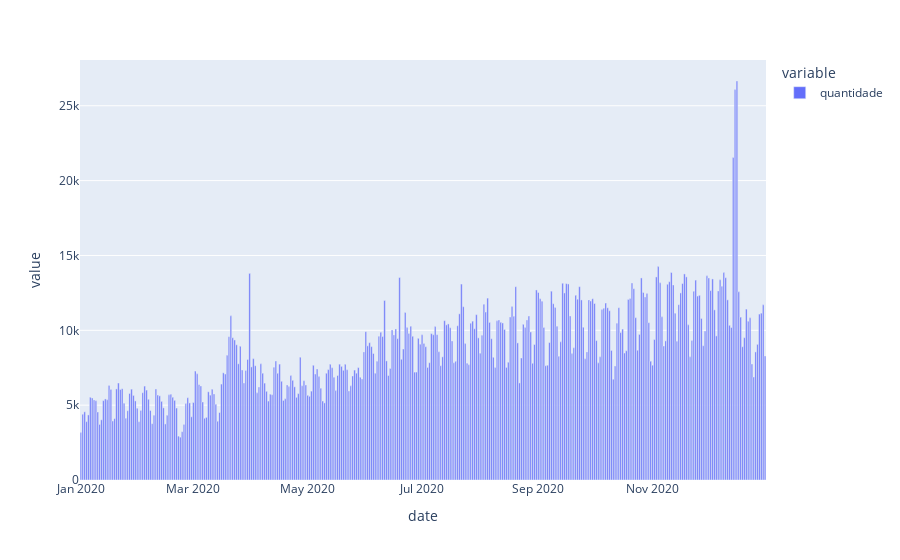

Notebook code cell kept with this figure:
### Code cell
frequency = df
frequency['quantidade'] = 1
frequency = frequency.groupby('date').sum()[['quantidade']]
fig = px.bar(frequency)
fig

### Figure 1 — Plotly figure (JSON) as saved in the notebook; plotly's stock layout.template omitted (floating-point values rounded to 4 significant figures; data arrays with more than 128 entries replaced by an {"elided": "..."} marker saying what was removed)
{"data": [{"alignmentgroup": "True", "hovertemplate": "variable=quantidade<br>date=%{x}<br>value=%{y}<extra></extra>", "legendgroup": "quantidade", "marker": {"color": "#636efa"}, "name": "quantidade", "offsetgroup": "quantidade", "orientation": "v", "showlegend": true, "textposition": "auto", "type": "bar", "x": {"elided": "366 str values"}, "xaxis": "x", "y": {"elided": "366 int values"}, "yaxis": "y"}], "layout": {"barmode": "relative", "legend": {"title": {"text": "variable"}, "tracegroupgap": 0}, "margin": {"t": 60}, "xaxis": {"anchor": "y", "domain": [0, 1], "title": {"text": "date"}}, "yaxis": {"anchor": "x", "domain": [0, 1], "title": {"text": "value"}}}}
